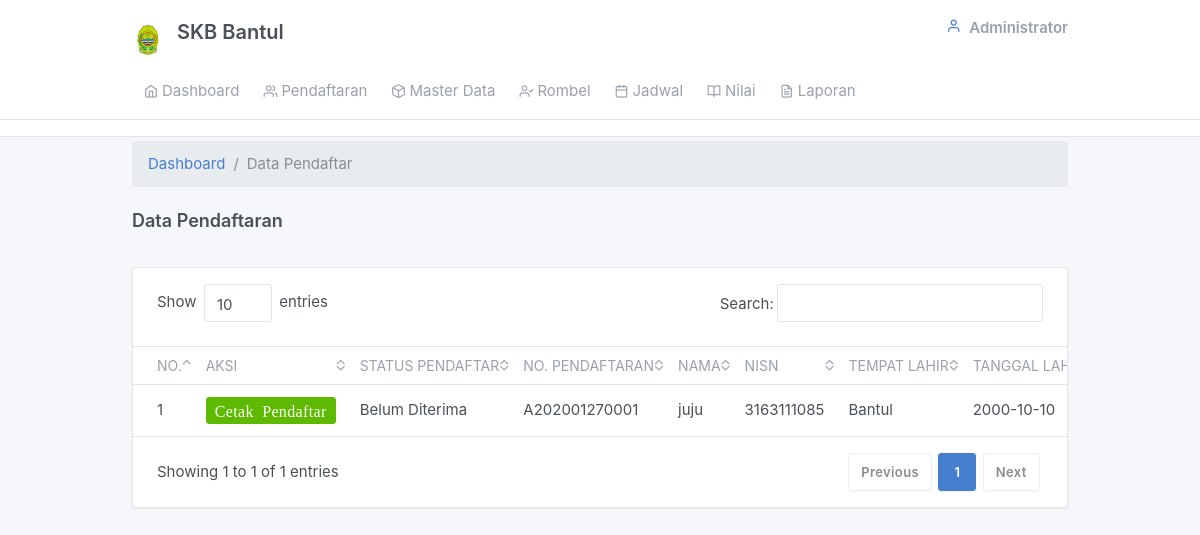
/admin/lap_pendaftar.php, run on an earlier commit of the app's database.
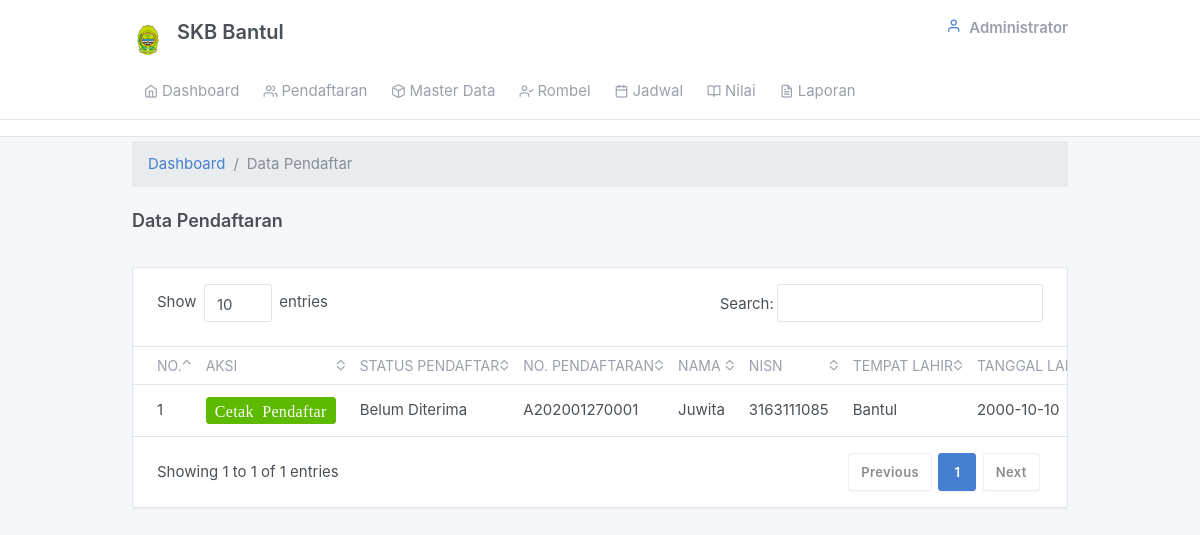
And on a later commit of the database.
### tables this page shows
CREATE TABLE `tb_pendaftar` (
  `no_pendaftar` varchar(50) NOT NULL,
  `nama` varchar(50) NOT NULL,
  `nisn` varchar(12) NOT NULL,
  `tempat_lhr` varchar(30) NOT NULL,
  `tanggal_lhr` date NOT NULL,
  `agama` varchar(12) NOT NULL,
  `jenkel` enum('Laki-Laki','Perempuan') NOT NULL,
  `alamat` varchar(100) NOT NULL,
  `no_hp` varchar(15) NOT NULL,
  `paket_kesetaraan` enum('A','B','C','') NOT NULL,
  `kelas_kesetaraan` varchar(15) NOT NULL,
  `tgl_pendaftaran` date NOT NULL,
  `asal_sekolah` varchar(30) NOT NULL,
  `alamat_sekolah` varchar(100) NOT NULL,
  `nama_ayah` varchar(50) NOT NULL,
  `nama_ibu` varchar(50) NOT NULL,
  `pekerjaan_ayah` varchar(20) NOT NULL,
  `pekerjaan_ibu` varchar(20) NOT NULL,
  `alamat_ortu` varchar(100) NOT NULL,
  `nama_wali` varchar(50) NOT NULL,
  `pekerjaan_wali` varchar(20) NOT NULL,
  `alamat_wali` varchar(100) NOT NULL,
  `no_hp_ortuwali` varchar(14) NOT NULL,
  `foto` varchar(50) NOT NULL,
  `status_pendaftar` varchar(15) NOT NULL,
  `akte` varchar(40) NOT NULL,
  `kk` varchar(40) NOT NULL,
  `ijazah_raport` varchar(40) NOT NULL,
  `sk_pindah_sekolah` varchar(40) NOT NULL
);

### admin/lap_pendaftar.php (the view, shortened to what this page needs)
<?php
	include '../config/connection.php';
?>
<div class="my-md-1">
          <div class="container">
		  <ol class="breadcrumb">
            <li class="breadcrumb-item">
              <a href="index.php">Dashboard</a>
            </li>
            <li class="breadcrumb-item active">Data Pendaftar</li>
          </ol>
            <div class="page-header">
              <h4>
                Data Pendaftaran
              </h4>
            </div>
              <div class="">
                <div class="card">
                  <div class="table-responsive">
                    <table class="table card-table table-vcenter text-nowrap datatable">
                      <thead>
                        <tr>
						  <th class="w-1">No.</th>
						  <th>Aksi</th>
						  <th>Status Pendaftar</th>
						  <th>No. Pendaftaran</th>
                          <th>Nama</th>
                          <th>NISN</th>
                          <th>Tempat Lahir</th>
                          <th>Tanggal Lahir</th>
                        </tr>
                      </thead>
                      <tbody>
                      	<?php
              				$sql=mysqli_query($connect,"SELECT * FROM tb_pendaftar WHERE status_pendaftar='Belum Diterima'");
              				$no=1;
              				while($h=mysqli_fetch_array($sql)){ ?>
                        <tr>
						  <td><?php echo $no;?></td>
						  <td class="text-center">
                            <a href=""  onclick="return confirm('Yakin Ingin Mencetak Data Pendaftaran ?')" class="btn btn-success btn-sm"><i class="fe fe-print">Cetak Pendaftar</i></a>
                          </td>
                          <td><?php echo $h['status_pendaftar'];?></td>
						  <td><?php echo $h['no_pendaftar'];?></td>
						  <td><?php echo $h['nama'];?></td>
						  <td><?php echo $h['nisn'];?></td>
						  <td><?php echo $h['tempat_lhr'];?></td>
						  <td><?php echo $h['tanggal_lhr'];?></td>
                        </tr>
                        <?php $no++; } ?>
                      </tbody>
                    </table>
                  </div>
                </div>
              </div>
            </div>
          </div>
  </body>
</html>

What changed in the data, as far as the page shows it:
changed tb_pendaftar "Belum Diterima": nama "juju" → "Juwita"
